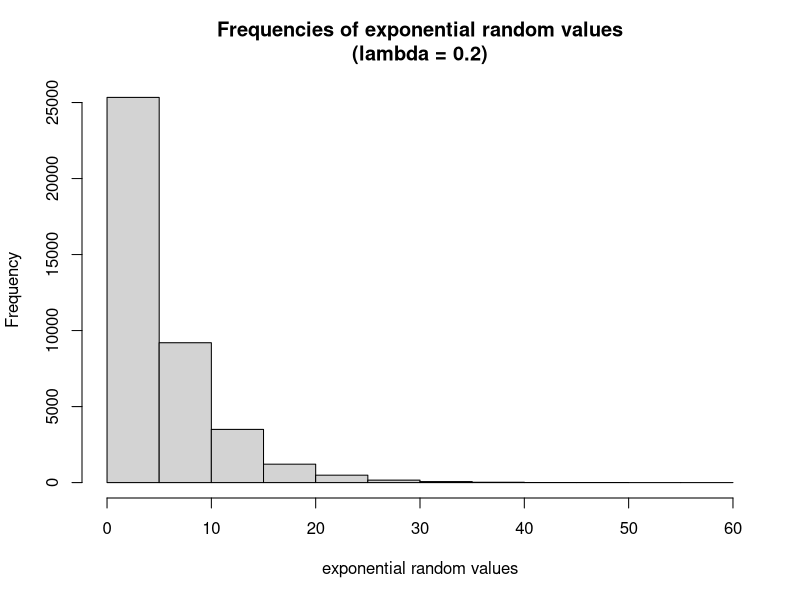
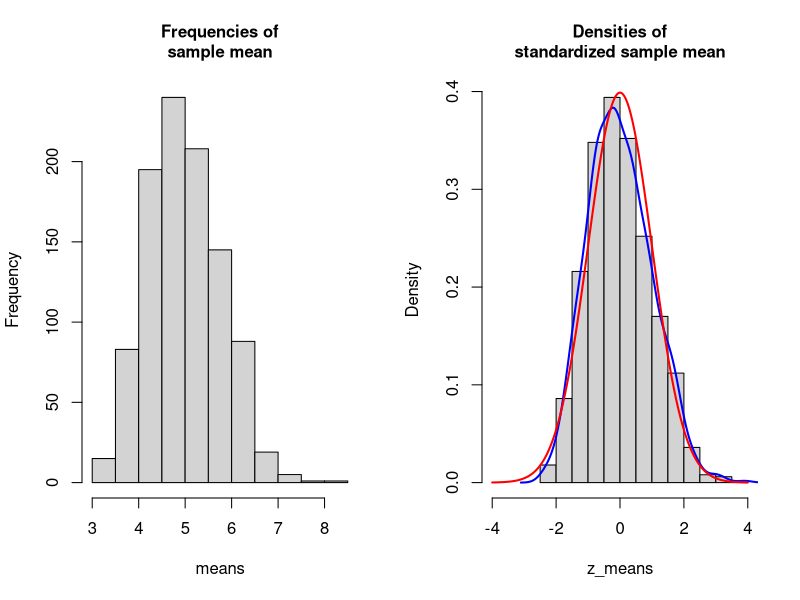

Reproduce these figures in R, in order.
## ---- chunk 1
set.seed(1)
nosim <- 1000  # nr of simulations
n <- 40   ## sample size
lambda <- 0.2  ## rate parameter
rv <- rexp(n * nosim, lambda)  ## generate random values based on the exponential distribution
hist(rv, main="Frequencies of exponential random values\n(lambda = 0.2)", xlab = "exponential random values") ## plot frequencies

# Define a matrix with n random values per row (this represents the sample), each row representing one simulation
m <- matrix(rv, nosim)  

# Calculate the sample means of each row and its mean and standard deviation
means <- apply(m, 1, mean)
mean_means <- mean(means)
sd_means <- sd(means)

## ---- chunk 2
tab <- matrix(c(mean_means, sd_means^2, 1/lambda, (1/lambda)^2/n), 2)  ## create table with comparable values
colnames(tab) = c("sample", "theoretical")
rownames(tab) = c("mean", "variance")
tab
## ---- chunk 3
par(mfrow = c(1, 2))
hist(means, main="")  ## histogram plot shows the frequencies of a continuous variable
title(main="Frequencies of\nsample mean", cex.main=1)
z_means <- (means - mean_means) / sd_means  ## standardized values so that the mean is 0 and sd is 1
hist(z_means, prob=TRUE, xlim=c(-4,4), main="")  ## prob=TRUE shows probabilities not frequencies
title(main="Densities of\nstandardized sample mean", cex.main=1)
lines(density(z_means), lwd=2, col="blue")  ## add a density curve 

# Plot a standard normal distribution density (for visual comparision)
x=seq(-4,4,length=200)
y=1/sqrt(2*pi)*exp(-x^2/2)
lines(x,y,type="l",lwd=2,col="red")
## ---- chunk 4
ci <- (mean_means + c(-1, 1) * qnorm(0.975) * sd_means/sqrt(n))

## ---- chunk 5
sds <- apply(m, 1, sd)
ll <- means - qnorm(0.975) * sds/sqrt(n)
ul <- means + qnorm(0.975) * sds/sqrt(n)
coverage <- mean(ll < 1/lambda & ul > 1/lambda)  ## 1/lambda is the true population mean

